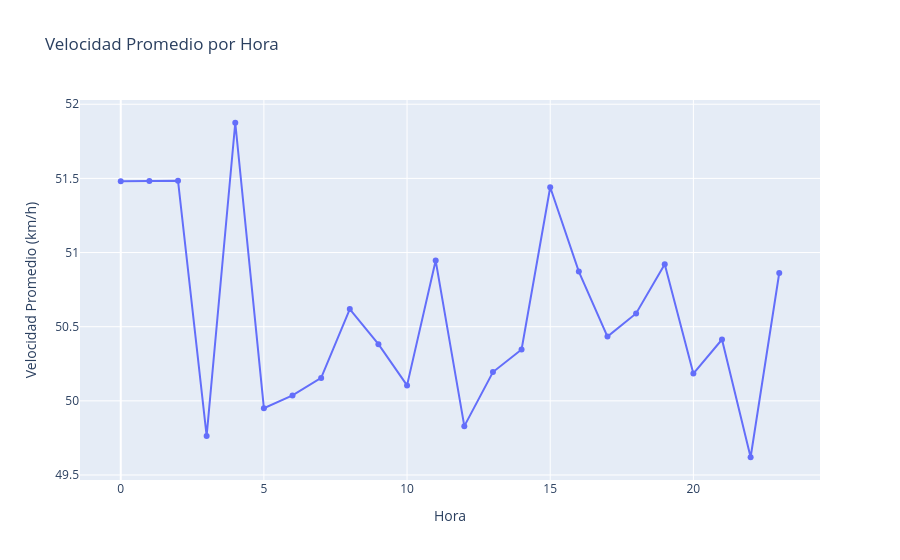

Notebook source saved alongside this figure:
### Markdown cell above
## 5. Velocidad promedio por hora

### Code cell
velocidad_hora = (
    df.groupby("hour")["speed"]
    .mean()
    .reset_index()
)

fig = px.line(
    velocidad_hora,
    x="hour",
    y="speed",
    markers=True,
    title="Velocidad Promedio por Hora",
    labels={
        "hour": "Hora",
        "speed": "Velocidad Promedio (km/h)"
    }
)

fig.show()

### Figure 1 — Plotly figure (JSON) as saved in the notebook; plotly's stock layout.template omitted (floating-point values rounded to 4 significant figures)
{"data": [{"hovertemplate": "Hora=%{x}<br>Velocidad Promedio (km/h)=%{y}<extra></extra>", "legendgroup": "", "line": {"color": "#636efa", "dash": "solid"}, "marker": {"symbol": "circle"}, "mode": "lines+markers", "name": "", "orientation": "v", "showlegend": false, "type": "scatter", "x": [0, 1, 2, 3, 4, 5, 6, 7, 8, 9, 10, 11, 12, 13, 14, 15, 16, 17, 18, 19, 20, 21, 22, 23], "xaxis": "x", "y": [51.48, 51.48, 51.48, 49.76, 51.88, 49.95, 50.04, 50.15, 50.62, 50.38, 50.1, 50.95, 49.83, 50.19, 50.35, 51.44, 50.87, 50.43, 50.59, 50.92, 50.18, 50.41, 49.62, 50.86], "yaxis": "y"}], "layout": {"legend": {"tracegroupgap": 0}, "title": {"text": "Velocidad Promedio por Hora"}, "xaxis": {"anchor": "y", "domain": [0, 1], "title": {"text": "Hora"}}, "yaxis": {"anchor": "x", "domain": [0, 1], "title": {"text": "Velocidad Promedio (km/h)"}}}}
